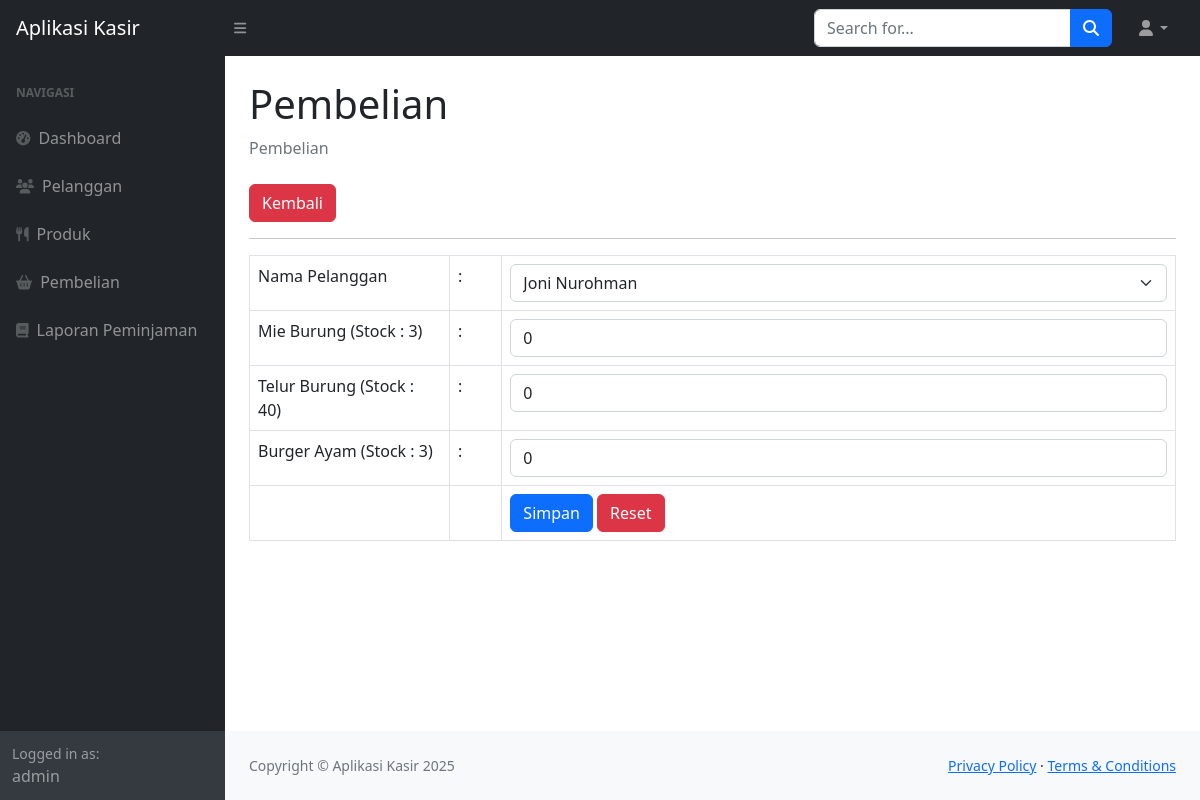
The page /index.php?page=pembelian_tambah (signed in) on the database its author committed.
### tables this page shows
CREATE TABLE `produk` (
  `id_produk` int(11) NOT NULL,
  `nama_produk` varchar(255) DEFAULT NULL,
  `harga` int(11) DEFAULT NULL,
  `stock` int(11) DEFAULT NULL
);

### pembelian_tambah.php (the view, shortened to what this page needs)
<div class="container-fluid px-4">
                        <h1 class="mt-4">Pembelian</h1>
                        <ol class="breadcrumb mb-4">
                            <li class="breadcrumb-item active">Pembelian</li>
                        </ol>
                        <a href="?page=pembelian" class="btn btn-danger">Kembali</a>
                        <hr>
                        <form method="post">
                            <table class="table table-bordered">
                                <tr>
                                    <td width="200">Nama Pelanggan</td>
                                    <td>:</td>
                                    <td>
                                    <select class="form-control form-select" name="id_pelanggan">
                                        <?php
                                          $p = mysqli_query($koneksi,"SELECT*FROM pelanggan");
                                          while($pel = mysqli_fetch_array($p)) {
                                            ?>
                                            <option value="<?php echo $pel['id_pelanggan'];?>"><?php echo $pel['nama_pelanggan'];?></option>
                                            <?php
                                          }
                                        ?>
                                    </select>
                                    </td>
                                </tr>
                                <?php
                                    $pro = mysqli_query($koneksi,"SELECT*FROM produk");
                                    while($produk = mysqli_fetch_array($pro)) {
                                ?>
                                <tr>
                                    <td><?php echo $produk['nama_produk'] . ' (Stock : '.$produk['stock'].')';?></td>
                                    <td>:</td>
                                    <td>
                                        <input class="form-control" type="number"
                                        step="0" value="0" max="<?php echo $produk['stock'];?>" name="produk[<?php echo $produk['id_produk'];?>]"></td>
                                </tr>
                                <?php
                                    }
                                    ?>
                                <tr>
                                    <td></td>
                                    <td></td>
                                    <td>
                                        <button type="submit" class="btn btn-primary">Simpan</button>
                                        <button type="reset" class="btn btn-danger">Reset</button>
                                    </td>
                                </tr>
                            </table>
                        </form>
                    </div>

### rows shown on the page
produk: nama_produk "Mie Burung", stock "3"
produk: nama_produk "Telur Burung", stock "40"
produk: nama_produk "Burger Ayam", stock "3"

### other values the page prints
$_SESSION['user']['nama'] "admin"
form field id_pelanggan "Joni Nurohman"
